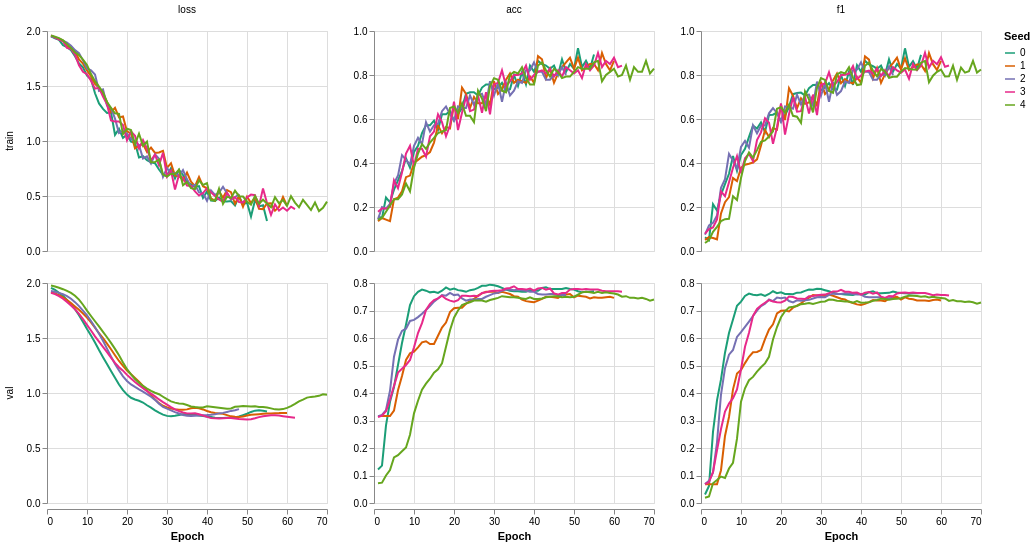

Here is the notebook cell this chart was saved with:
### Code cell
plot_metric_curves(history_df, cora_figs, name="gcn",
                   metrics=("loss", "acc", "f1"))

### Figure 1 — Vega-Lite specification as saved in the notebook (floating-point values rounded to 4 significant figures; data arrays with more than 128 entries replaced by an {"elided": "..."} marker saying what was removed)
{"config": {"view": {"continuousWidth": 300, "continuousHeight": 300}}, "data": {"name": "data-906d50388ac1fb3e39e55046d94b87ec"}, "mark": {"type": "line"}, "encoding": {"color": {"field": "seed", "scale": {"scheme": "dark2"}, "title": "Seed", "type": "nominal"}, "column": {"field": "metric", "sort": ["loss", "acc", "f1"], "title": null, "type": "nominal"}, "detail": {"field": "seed", "type": "nominal"}, "row": {"field": "split", "sort": ["train", "val"], "title": null, "type": "nominal"}, "tooltip": [{"field": "seed", "type": "nominal"}, {"field": "split", "type": "nominal"}, {"field": "metric", "type": "nominal"}, {"field": "epoch", "type": "quantitative"}, {"field": "value", "format": ".4f", "type": "quantitative"}], "x": {"field": "epoch", "title": "Epoch", "type": "quantitative"}, "y": {"field": "value", "title": null, "type": "quantitative"}}, "height": 220, "resolve": {"scale": {"y": "independent"}}, "width": 280, "$schema": "https://vega.github.io/schema/vega-lite/v6.4.1.json", "datasets": {"data-906d50388ac1fb3e39e55046d94b87ec": {"elided": "1770 records"}}}
